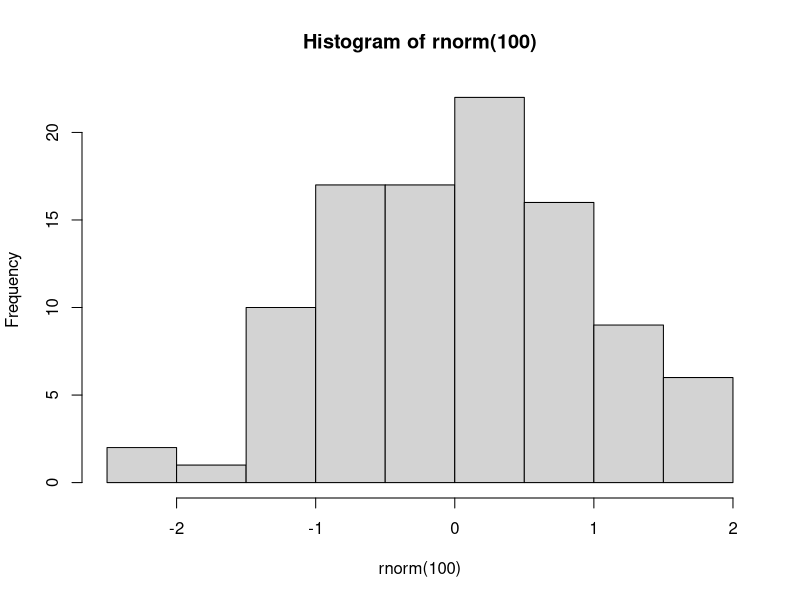
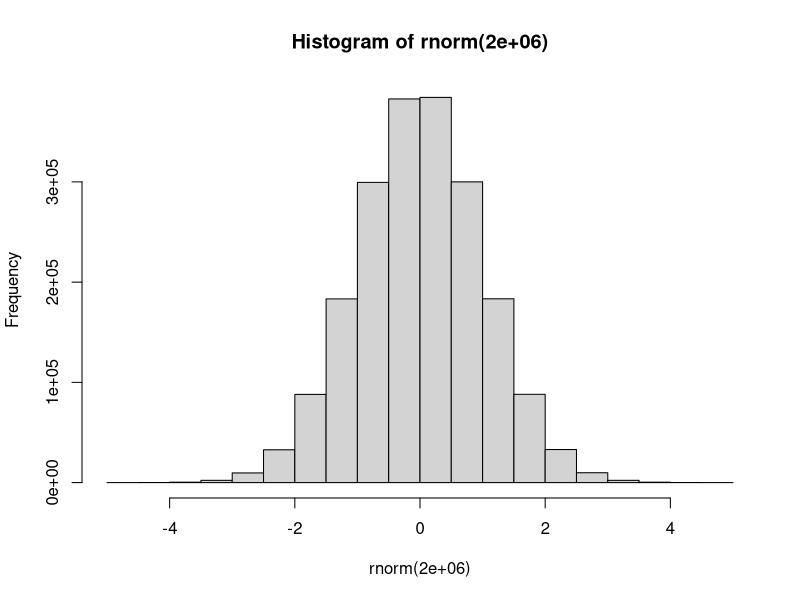
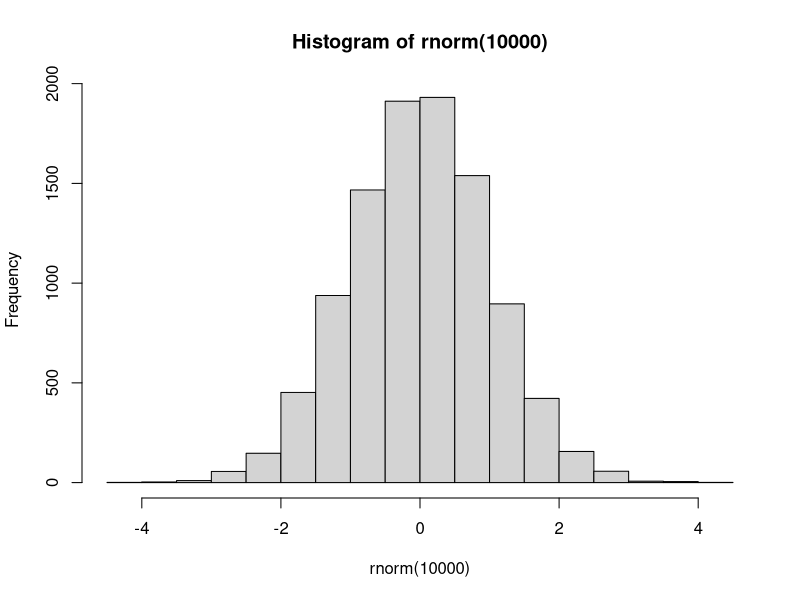
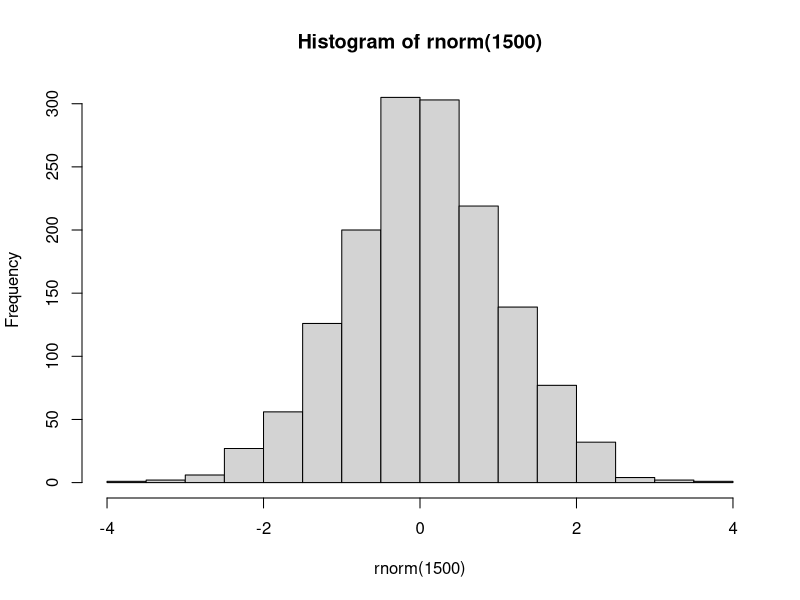

These charts were generated, in order, by the following R code:
new <- "new"


hist(rnorm(100))

hist(rnorm(2000000)) 
hist(rnorm(10000))

fifteen_for_2<- list(c(7,8), c(6,9), c(10,5), c(3,4,8), c(7,4,4), c(5,5,5))

hist(rnorm(1500))
